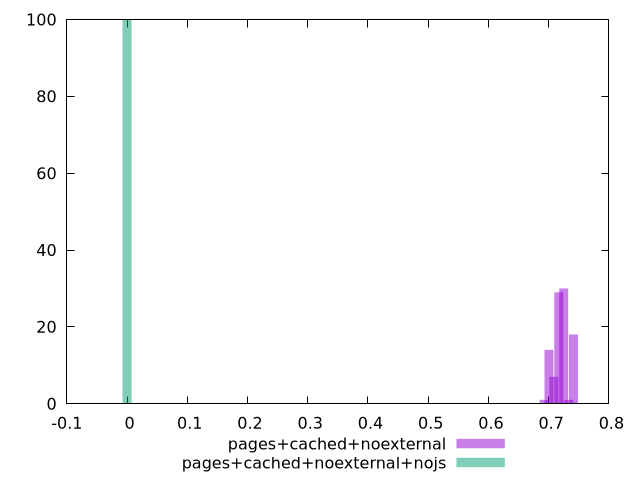

Here is the gnuplot script that generated this plot:
$_pagesCachedNoexternal <<EOF
0.7005337554183992 14
0.7249709794446225 30
0.7168252381025481 29
0.7412624621287713 18
0.7086794967604737 7
0.6923880140763249 1
0.7331167207866969 1
EOF
$_pagesCachedNoexternalNojs <<EOF
0 100
EOF
set key outside below
set terminal pngcairo
set output "report_00005_2020-11-02T22-26-11.212Z/performance_score/performance_score_pages+cached+noexternal_pages+cached+noexternal+nojs+hist.png"
set boxwidth 0.014825249242575427
set style fill transparent solid 0.5 noborder
set yrange [0:100]
plot $_pagesCachedNoexternal title "pages+cached+noexternal" with boxes ,$_pagesCachedNoexternalNojs title "pages+cached+noexternal+nojs" with boxes ,
